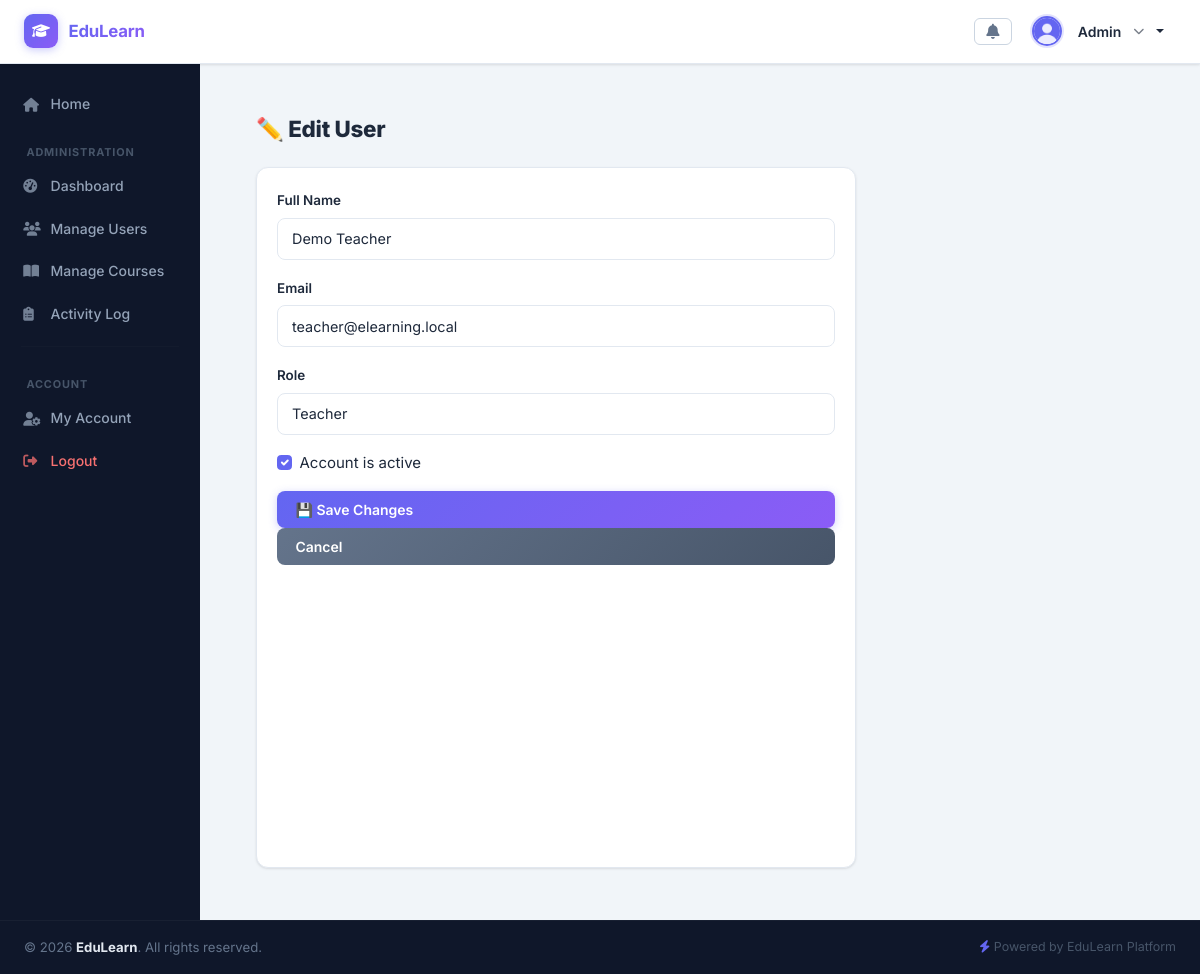
Page /admin/edit_user.php?id=2 (signed in) on the committed database.
### tables this page shows
CREATE TABLE users (
  id          INT UNSIGNED NOT NULL AUTO_INCREMENT,
  name        VARCHAR(255) NOT NULL,
  email       VARCHAR(255) NOT NULL,
  password    VARCHAR(255) NOT NULL,
  role        ENUM('student','teacher','admin') NOT NULL DEFAULT 'student',
  is_active   TINYINT(1) NOT NULL DEFAULT 1,
  profile_pic VARCHAR(255) DEFAULT NULL,
  created_at  TIMESTAMP NOT NULL DEFAULT CURRENT_TIMESTAMP,
  PRIMARY KEY (id),
  UNIQUE KEY uq_users_email (email)
);

### includes/functions.php (called while the page is built, shortened)
<?php
if (!function_exists('base_url')) {
    function base_url($path = '') {
        if (!isset($_ENV['BASE_URL'])) {
            if (file_exists(__DIR__ . '/../vendor/autoload.php')) {
                $dotenv = Dotenv\Dotenv::createImmutable(__DIR__ . '/../');
            } else {
                die("Composer autoloader not found. Run `composer install`.");
            }
        }
        return rtrim($_ENV['BASE_URL'], '/') . '/' . ltrim($path, '/');
    }
}

### admin/edit_user.php (the view, shortened to what this page needs)
<?php
require_once '../includes/db.php';
require_once '../includes/functions.php';
$user_id = $_GET['id'] ?? null;
$stmt = $pdo->prepare("SELECT * FROM users WHERE id = ?");
$stmt->execute([$user_id]);
$user = $stmt->fetch();
$name = $user['name'];
$email = $user['email'];
$role = $user['role'];
$is_active = (int)($user['is_active'] ?? 0);
include '../templates/header.php';
?>
<div class="container-fluid p-4">
    <h2 class="mb-4">✏️ Edit User</h2>
    <form method="POST" class="card card-body shadow-sm" style="max-width: 600px;">
        <div class="mb-3">
            <label class="form-label">Full Name</label>
            <input type="text" name="name" class="form-control" value="<?= htmlspecialchars($name) ?>" required>
        </div>
        <div class="mb-3">
            <label class="form-label">Email</label>
            <input type="email" name="email" class="form-control" value="<?= htmlspecialchars($email) ?>" required>
        </div>
        <div class="mb-3">
            <label class="form-label">Role</label>
            <select name="role" class="form-select" required>
                <option value="teacher" <?= $role === 'teacher' ? 'selected' : '' ?>>Teacher</option>
            </select>
        </div>
        <div class="form-check mb-3">
            <input type="checkbox" name="active" class="form-check-input" id="active" <?= $is_active ? 'checked' : '' ?>>
            <label class="form-check-label" for="active">Account is active</label>
        </div>
        <button type="submit" class="btn btn-primary">💾 Save Changes</button>
        <a href="<?= base_url("admin/user_profile.php?id=$user_id") ?>" class="btn btn-secondary">Cancel</a>
    </form>
</div>
<?php include '../templates/footer.php'; ?>

### assets/css/style.css (style rules this page uses)
:root { --sidebar-bg: #0f172a; --sidebar-hover: rgba(99,102,241,0.12); --sidebar-active: linear-gradient(135deg, #6366f1, #8b5cf6); --topbar-bg: #ffffff; --accent: #6366f1; --accent-2: #8b5cf6; --accent-gradient: linear-gradient(135deg, #6366f1, #8b5cf6); --body-bg: #f1f5f9; --card-bg: #ffffff; --text-primary: #1e293b; --text-secondary: #64748b; --text-muted: #94a3b8; --border-color: #e2e8f0; --shadow-xs: 0 1px 2px rgba(0,0,0,0.05); --shadow-sm: 0 1px 3px rgba(0,0,0,0.08), 0 1px 2px rgba(0,0,0,0.04); --shadow-md: 0 4px 12px rgba(0,0,0,0.08), 0 2px 4px rgba(0,0,0,0.04); --shadow-lg: 0 10px 25px rgba(0,0,0,0.1), 0 5px 10px rgba(0,0,0,0.05); --shadow-accent: 0 4px 14px rgba(99,102,241,0.4); --radius: 12px; --radius-sm: 8px; --radius-lg: 16px; --transition: all 0.22s cubic-bezier(0.4, 0, 0.2, 1); --sidebar-width: 240px; }
*, *::before, *::after { box-sizing: border-box; }
html, body { height: 100%; }
body { font-family: 'Inter', system-ui, -apple-system, BlinkMacSystemFont, 'Segoe UI', sans-serif; background-color: var(--body-bg); color: var(--text-primary); font-size: 0.9375rem; line-height: 1.6; -webkit-font-smoothing: antialiased; }
.container-fluid { display: flex; flex-direction: column; min-height: 100vh; }
h2 { font-size: 1.4rem; font-weight: 800; color: var(--text-primary); letter-spacing: -0.3px; }
.card { border: 1px solid var(--border-color) !important; border-radius: var(--radius) !important; box-shadow: var(--shadow-sm) !important; background: var(--card-bg) !important; transition: var(--transition); overflow: hidden; }
.card-body { padding: 1.25rem !important; }
.btn { border-radius: var(--radius-sm) !important; font-weight: 600 !important; font-size: 0.875rem !important; transition: var(--transition) !important; border: none !important; padding: 0.5rem 1.15rem !important; display: inline-flex !important; align-items: center; gap: 0.4rem; }
.btn-primary { background: var(--accent-gradient) !important; color: white !important; box-shadow: 0 2px 8px rgba(99,102,241,0.3) !important; }
.btn-secondary { background: linear-gradient(135deg, #64748b, #475569) !important; color: white !important; }
.form-control, .form-select { border: 1.5px solid var(--border-color) !important; border-radius: var(--radius-sm) !important; padding: 0.575rem 0.875rem !important; font-size: 0.9rem !important; color: var(--text-primary) !important; background: #ffffff !important; transition: var(--transition) !important; box-shadow: none !important; }
.form-control::placeholder { color: var(--text-muted) !important; }
.form-label { font-size: 0.84rem !important; font-weight: 600 !important; color: var(--text-primary) !important; margin-bottom: 0.4rem !important; }
.form-check-input:checked { background-color: var(--accent) !important; border-color: var(--accent) !important; }
.main-content > *, .col-md-9.col-lg-10 > * { animation: fadeInUp 0.28s ease forwards; }

### rows in the picture
users: name "Demo Teacher", email "teacher@elearning.local", role "Teacher", is_active "☑"

### other values in the picture
$user_name "Admin"
